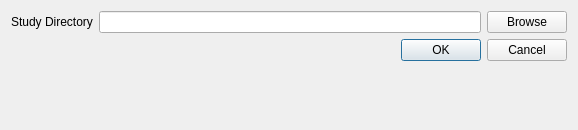
<?xml version="1.0" encoding="UTF-8"?>
<ui version="4.0">
 <class>DialogFindStudy</class>
 <widget class="QDialog" name="DialogFindStudy">
  <property name="windowModality">
   <enum>Qt::ApplicationModal</enum>
  </property>
  <property name="geometry">
   <rect>
    <x>0</x>
    <y>0</y>
    <width>578</width>
    <height>130</height>
   </rect>
  </property>
  <property name="windowTitle">
   <string>Open your study</string>
  </property>
  <layout class="QVBoxLayout" name="verticalLayout">
   <item>
    <layout class="QHBoxLayout" name="horizontalLayout" stretch="0,1,0">
     <item>
      <widget class="QLabel" name="label">
       <property name="text">
        <string>Study Directory</string>
       </property>
      </widget>
     </item>
     <item>
      <widget class="QLineEdit" name="lineEditRootDir"/>
     </item>
     <item>
      <widget class="QPushButton" name="pushButtonBrowse">
       <property name="text">
        <string>Browse</string>
       </property>
      </widget>
     </item>
    </layout>
   </item>
   <item>
    <layout class="QHBoxLayout" name="horizontalLayout_2">
     <item>
      <spacer name="horizontalSpacer">
       <property name="orientation">
        <enum>Qt::Horizontal</enum>
       </property>
       <property name="sizeHint" stdset="0">
        <size>
         <width>40</width>
         <height>20</height>
        </size>
       </property>
      </spacer>
     </item>
     <item>
      <widget class="QDialogButtonBox" name="buttonBox">
       <property name="orientation">
        <enum>Qt::Horizontal</enum>
       </property>
       <property name="standardButtons">
        <set>QDialogButtonBox::Cancel|QDialogButtonBox::Ok</set>
       </property>
      </widget>
     </item>
    </layout>
   </item>
   <item>
    <spacer name="verticalSpacer">
     <property name="orientation">
      <enum>Qt::Vertical</enum>
     </property>
     <property name="sizeHint" stdset="0">
      <size>
       <width>20</width>
       <height>18</height>
      </size>
     </property>
    </spacer>
   </item>
  </layout>
 </widget>
 <resources/>
 <connections>
  <connection>
   <sender>buttonBox</sender>
   <signal>accepted()</signal>
   <receiver>DialogFindStudy</receiver>
   <slot>accept()</slot>
   <hints>
    <hint type="sourcelabel">
     <x>248</x>
     <y>254</y>
    </hint>
    <hint type="destinationlabel">
     <x>157</x>
     <y>274</y>
    </hint>
   </hints>
  </connection>
  <connection>
   <sender>buttonBox</sender>
   <signal>rejected()</signal>
   <receiver>DialogFindStudy</receiver>
   <slot>reject()</slot>
   <hints>
    <hint type="sourcelabel">
     <x>316</x>
     <y>260</y>
    </hint>
    <hint type="destinationlabel">
     <x>286</x>
     <y>274</y>
    </hint>
   </hints>
  </connection>
 </connections>
</ui>
